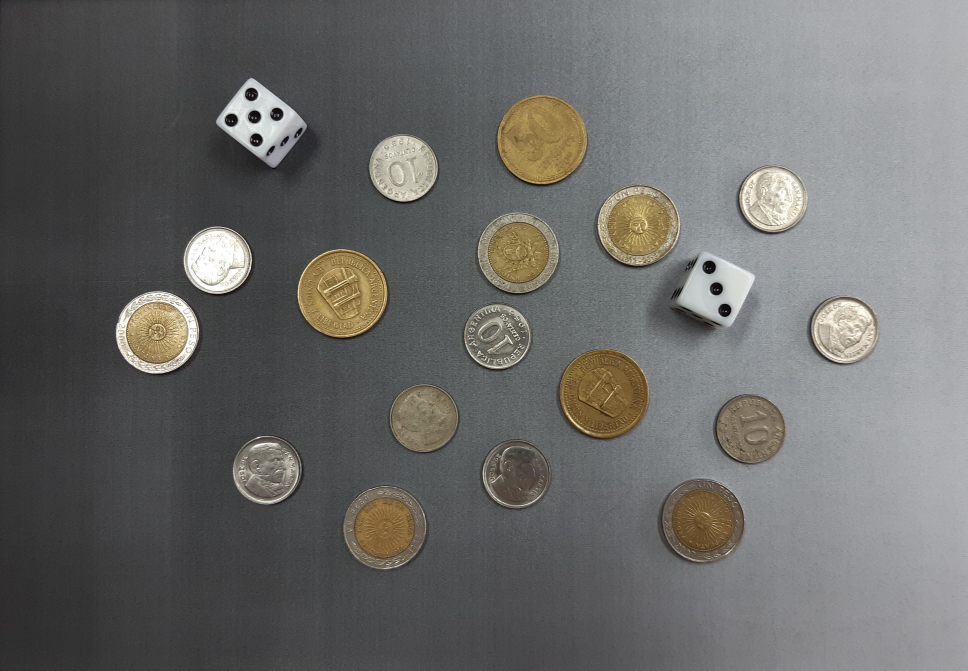
#> input picture archivos/monedas.jpg, 3871 x 2681 px (shown at 1/4 size)
$ python monedas_dados.py
#> lines starting #> are read from the running program, lines starting #| are printed output that depends on the picture; after the words box and inside, x2 and y2 are one past the last pixel; in counts of white or black regions, pixels touching at a corner belong together
import cv2
import matplotlib.pyplot as plt
import numpy as np

# Funciones auxiliares
def mostrar_imagen(img, titulo, cmap=None):
    """Muestra una imagen con título."""
    plt.figure(figsize=(8, 8))
    plt.imshow(img, cmap=cmap)
    plt.title(titulo)
    plt.axis("off")
    plt.show()

def mostrar_imagenes(imagenes, titulos, cmap=None):
    """Muestra varias imágenes en una misma fila."""
    n = len(imagenes)
    fig, axes = plt.subplots(1, n, figsize=(5 * n, 5))
    if n == 1:
        axes = [axes]
    for ax, img, titulo in zip(axes, imagenes, titulos):
        ax.imshow(img, cmap=cmap)
        ax.set_title(titulo)
        ax.axis("off")
    plt.tight_layout()
    plt.show()

# Cargar y preprocesar la imagen
def cargar_imagen(ruta):
#> called with ruta = 'archivos/monedas.jpg'
    imagen = cv2.imread(ruta)
#> imagen is the input picture: shape (2681, 3871, 3); mean B, G, R 105.5, 107.4, 107.5
    gris = cv2.cvtColor(imagen, cv2.COLOR_BGR2GRAY)
    desenfoque = cv2.GaussianBlur(gris, (5, 5), 0)
    bordes = cv2.Canny(desenfoque, 80, 180)
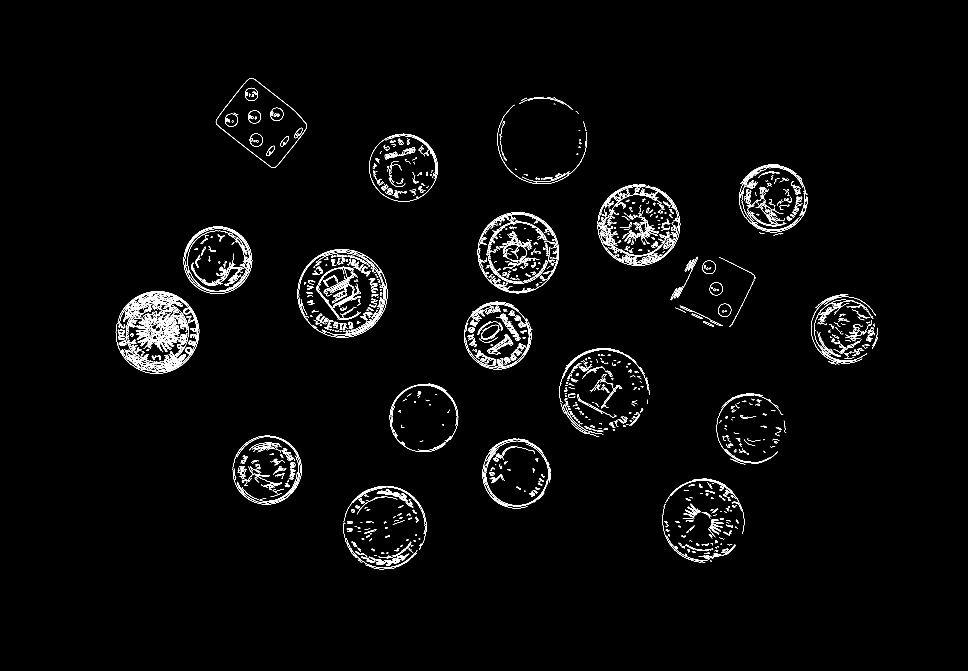
#> bordes: shape (2681, 3871) (shown at 1/4 size); 1.3% white in thin lines or dots, all inside (x1, y1, x2, y2) = (463, 312, 3512, 2278)
    bordes_dilatados = cv2.dilate(bordes, None, iterations=15)
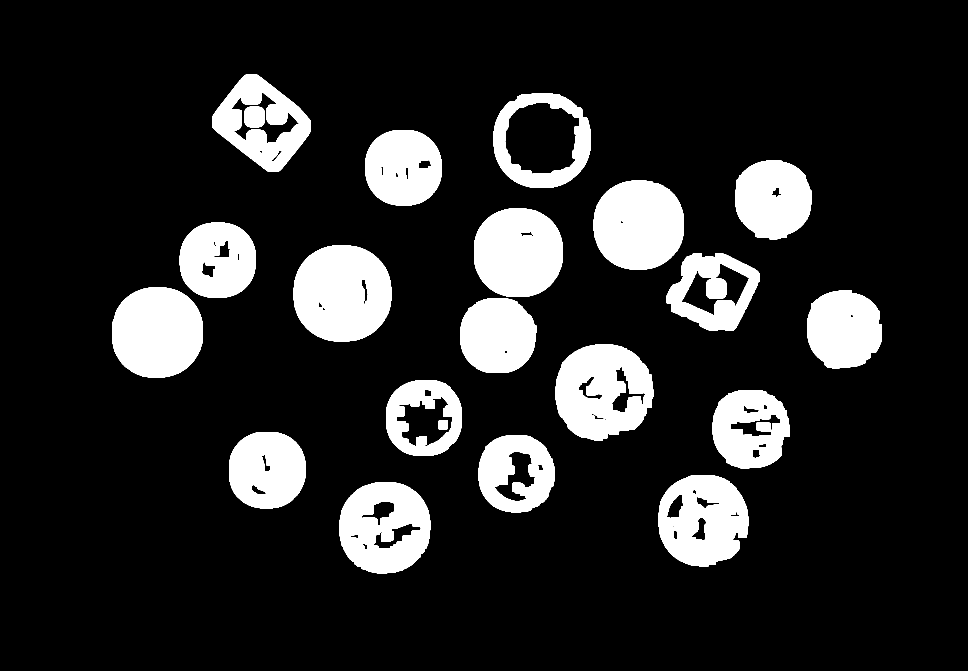
#> bordes_dilatados: shape (2681, 3871) (shown at 1/4 size); 14.9% white; 24 white regions
#> in mostrar_imagenes, `n = len(imagenes)`: n = 3
#> the loop in mostrar_imagenes, `for ax, img, titulo in zip(axes, imagenes, titulos):` made 3 passes
#> titulo on passes 1 to 3: 'Imagen Original', 'Escala de Grises', 'Bordes Detectados (Canny)'
#> in mostrar_imagenes, `plt.show()`:
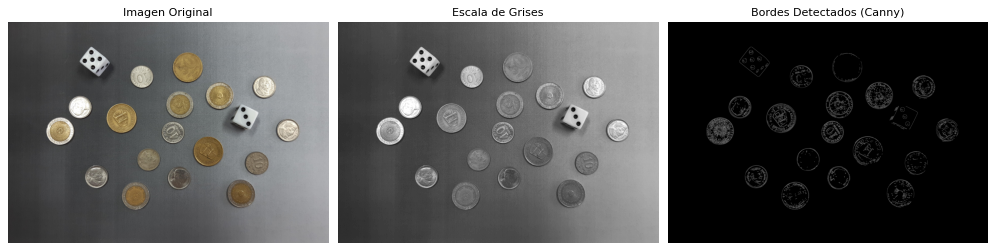
#> figure drawn by matplotlib, 3 panels
    return imagen, gris, bordes, bordes_dilatados

# Detectar contornos
def detectar_contornos(bordes_dilatados, imagen_original):
    contornos, _ = cv2.findContours(bordes_dilatados.copy(), cv2.RETR_EXTERNAL, cv2.CHAIN_APPROX_SIMPLE)
#> contornos = 19 contours; largest, box (x1, y1, x2, y2) and area: (1175, 981, 1565, 1366) 121734, (1975, 372, 2364, 751) 119785, (2223, 1378, 2613, 1762) 117386, (1357, 1929, 1721, 2293) 106795, (448, 1150, 812, 1510) 106165
    imagen_contornos = imagen_original.copy()
    cv2.drawContours(imagen_contornos, contornos, -1, (0, 255, 0), 2)
    return contornos, imagen_contornos

# Clasificar monedas y guardar índices de recortes descartados
def clasificar_monedas_y_descartar(contornos, bordes, imagen):
    recortes = []
    indices_descartados = []
    conteo_monedas = {"1 peso": 0, "50 centavos": 0, "10 centavos": 0}

    for i, contorno in enumerate(contornos):
        # Recortar el contorno
        x, y, w, h = cv2.boundingRect(contorno)
        recorte = bordes[y:y+h, x:x+w]
        recortes.append(recorte)

        # Detectar círculos (monedas)
        circles = cv2.HoughCircles(
            recorte,
            cv2.HOUGH_GRADIENT,
            dp=1.2,
            minDist=250,
            param1=100,
            param2=65,
            minRadius=30,
            maxRadius=recorte.shape[0] // 2
        )

        # Procesar círculos detectados
        if circles is not None:
            circles = np.round(circles[0, :]).astype("int")
            recorte_color = cv2.cvtColor(recorte, cv2.COLOR_GRAY2BGR)
            for (cx, cy, r) in circles:
                # Dibujar círculos en el recorte
                cv2.circle(recorte_color, (cx, cy), r, (0, 255, 0), 2)
                area = np.pi * r**2

                # Clasificar según el área
                if 65000 <= area <= 89000:
                    conteo_monedas["1 peso"] += 1
                elif area > 90000:
                    conteo_monedas["50 centavos"] += 1
                elif 50000 <= area <= 62000:
                    conteo_monedas["10 centavos"] += 1

            mostrar_imagen(cv2.cvtColor(recorte_color, cv2.COLOR_BGR2RGB), f"Recorte {i+1}: Círculo Detectado")
            print(f"Recorte {i+1}: Centro=({cx}, {cy}), Radio={r}, Área={area:.2f}")
        else:
            # Si no es moneda, se descarta para ser procesado como dado
            indices_descartados.append(i)
            print(f"Recorte {i+1}: No se detectaron círculos (posible dado).")

    # Imprimir el conteo final de monedas y calcular el valor total
    print("\nConteo Final de Monedas:")
    valor_total = 0  # Inicializar el valor total de las monedas
    for tipo, cantidad in conteo_monedas.items():
        valor = 0
        if tipo == "1 peso":
            valor = 1.0
        elif tipo == "50 centavos":
            valor = 0.5
        elif tipo == "10 centavos":
            valor = 0.1
        valor_total += cantidad * valor
        print(f"{tipo}: {cantidad}")

    print(f"\nLa suma total de las monedas es: ${valor_total:.2f} pesos")

    return recortes, conteo_monedas, indices_descartados


# Procesar dados (solo recortes descartados)
def procesar_dados(indices_descartados, recortes, kernel_apertura, kernel_cierre):
    resultados_dados = []
    for i in indices_descartados:
        recorte = recortes[i]
        recorte_morfo = cv2.morphologyEx(recorte, cv2.MORPH_OPEN, kernel_apertura)
        recorte_morfo = cv2.morphologyEx(recorte_morfo, cv2.MORPH_CLOSE, kernel_cierre)

        # Detectar puntos (caras de dados)
        circles = cv2.HoughCircles(
            recorte_morfo,
            cv2.HOUGH_GRADIENT,
            dp=1.2,
            minDist=80,
            param1=80,
            param2=30,
            minRadius=5,
            maxRadius=50
        )

        if circles is not None:
            circles = np.round(circles[0, :]).astype("int")
            recorte_color = cv2.cvtColor(recorte_morfo, cv2.COLOR_GRAY2BGR)
            for (x, y, r) in circles:
                cv2.circle(recorte_color, (x, y), r, (0, 255, 0), 2)
            resultados_dados.append((i, len(circles)))
            mostrar_imagen(cv2.cvtColor(recorte_color, cv2.COLOR_BGR2RGB), f"Dado {i+1}: {len(circles)} puntos")
            print(f"Dado {i+1}: La cara del dado tiene {len(circles)} puntos.")
        else:
            print(f"Dado {i+1}: No se detectaron puntos.")

    return resultados_dados

# --- Ejecución del Código ---
ruta_imagen = 'archivos/monedas.jpg'
imagen, gris, bordes, bordes_dilatados = cargar_imagen(ruta_imagen)

mostrar_imagenes(
    [cv2.cvtColor(imagen, cv2.COLOR_BGR2RGB), gris, bordes],
    ["Imagen Original", "Escala de Grises", "Bordes Detectados (Canny)"],
    cmap='gray'
)

contornos, imagen_contornos = detectar_contornos(bordes_dilatados, imagen)
mostrar_imagen(cv2.cvtColor(imagen_contornos, cv2.COLOR_BGR2RGB), "Contornos Detectados")
print(f"Total de objetos detectados: {len(contornos)}")
#| Total de objetos detectados: 19

recortes, conteo_monedas, indices_descartados = clasificar_monedas_y_descartar(contornos, bordes, imagen)
#> the loop in clasificar_monedas_y_descartar, `for i, contorno in enumerate(contornos):` made 19 passes
#> (x, y, w, h, circles) on passes 1, 2, 3, 4, 5, 6, 7, 8, 9, 10, 12, 13: (1357, 1929, 364, 364, [[181, 183, 164]]), (2633, 1900, 360, 365, [[179, 185, 163]]), (1915, 1740, 303, 309, [[151, 157, 136]]), (916, 1728, 306, 305, [[151, 145, 131]]), (2850, 1560, 310, 314, [[154, 151, 139]]), (1544, 1520, 304, 303, [[149, 151, 135]]), (2223, 1378, 390, 384, [[190, 188, 174]]), (1841, 1192, 304, 300, [[145, 151, 131]]), (3229, 1163, 298, 310, [[149, 154, 135]]), (448, 1150, 364, 360, [[202, 169, 144]]), (1175, 981, 390, 385, [[189, 193, 173]]), (719, 891, 305, 300, [[148, 145, 130]])
#> (x, y, w, h) on passes 11, 19: (2667, 1012, 371, 311), (848, 297, 395, 390)
#| Recorte 1: Centro=(181, 183), Radio=164, Área=84496.28
#| Recorte 2: Centro=(179, 185), Radio=163, Área=83468.98
#| Recorte 3: Centro=(151, 157), Radio=136, Área=58106.90
#| Recorte 4: Centro=(151, 145), Radio=131, Área=53912.87
#| Recorte 5: Centro=(154, 151), Radio=139, Área=60698.71
#| Recorte 6: Centro=(149, 151), Radio=135, Área=57255.53
#| Recorte 7: Centro=(190, 188), Radio=174, Área=95114.86
#| Recorte 8: Centro=(145, 151), Radio=131, Área=53912.87
#> (further printed lines are left out)
#> pass 1, in clasificar_monedas_y_descartar, `recorte = bordes[y:y+h, x:x+w]`:
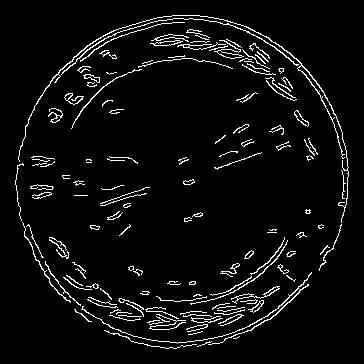
#> recorte: shape (364, 364); 5% white in thin lines or dots, all inside (x1, y1, x2, y2) = (15, 15, 349, 349)
#> after the loop in clasificar_monedas_y_descartar, `for i, contorno in enumerate(contornos):`: recorte: shape (390, 395); 2.2% white in thin lines or dots, all inside (x1, y1, x2, y2) = (15, 15, 380, 375)
#> after the loop in clasificar_monedas_y_descartar, `for i, contorno in enumerate(contornos):`:
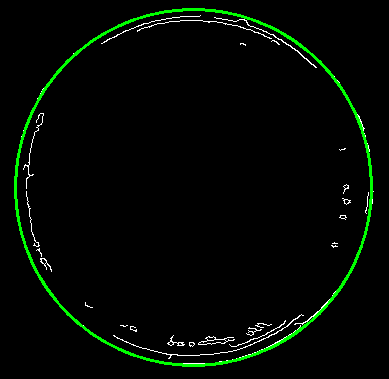
#> recorte_color: shape (379, 389, 3); mean B, G, R 2.6, 8.4, 2.6
#> after the loop in clasificar_monedas_y_descartar, `for i, contorno in enumerate(contornos):`: conteo_monedas = {'1 peso': 5, '50 centavos': 3, '10 centavos': 9}; indices_descartados = [10, 18]; recortes = 19 items
#> the loop in clasificar_monedas_y_descartar, `for tipo, cantidad in conteo_monedas.items():` made 3 passes
#> (tipo, cantidad, valor, valor_total) on passes 1 to 3: ('1 peso', 5, 1, 5), ('50 centavos', 3, 0.5, 6.5), ('10 centavos', 9, 0.1, 7.4)
#| 1 peso: 5
#| 50 centavos: 3
#| 10 centavos: 9
#> after the loop in clasificar_monedas_y_descartar, `for tipo, cantidad in conteo_monedas.items():`: valor_total = 7.4
#| La suma total de las monedas es: $7.40 pesos
#> recortes = 19 items; conteo_monedas = {'1 peso': 5, '50 centavos': 3, '10 centavos': 9}; indices_descartados = [10, 18]

kernel_apertura = cv2.getStructuringElement(cv2.MORPH_ELLIPSE, (1, 1))
#> kernel_apertura = [1]
kernel_cierre = cv2.getStructuringElement(cv2.MORPH_ELLIPSE, (6, 6))
#> kernel_cierre = [[0, 0, 0, 1, 0, 0], [0, 1, 1, 1, 1, 1], [1, 1, 1, 1, 1, 1], [1, 1, 1, 1, 1, 1], [1, 1, 1, 1, 1, 1], [0, 1, 1, 1, 1, 1]]
resultados_dados = procesar_dados(indices_descartados, recortes, kernel_apertura, kernel_cierre)
#> the loop in procesar_dados, `for i in indices_descartados:` made 2 passes
#> (i, circles) on pass 1: (10, [[199, 142, 26], [232, 227, 26], [169, 55, 25]])
#> i on pass 2: 18
#| Dado 11: La cara del dado tiene 3 puntos.
#| Dado 19: La cara del dado tiene 5 puntos.
#> pass 1, in procesar_dados, `recorte_morfo = cv2.morphologyEx(recorte_morfo, cv2.MORPH_CLOSE, kerne..`:
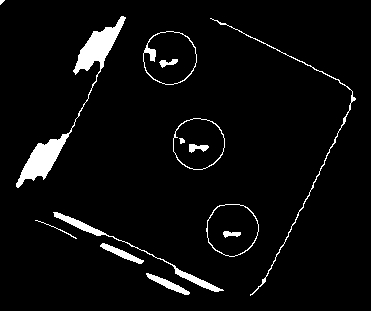
#> recorte_morfo: shape (311, 371); 4.5% white; 14 white regions (1 under 20 px), largest, box (x1, y1, x2, y2) and area: (16, 16, 126, 188) 2363, (53, 212, 224, 292) 729, (210, 18, 356, 296) 536
#> pass 2, in mostrar_imagen (call 20), `plt.show()`:
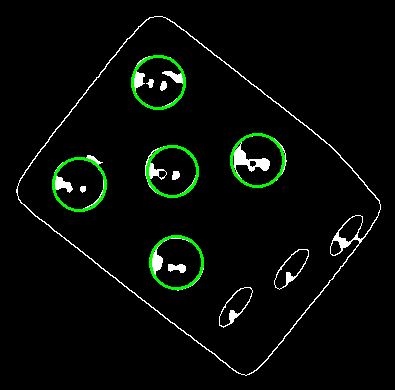
#> shown: shape (390, 395, 3); mean R, G, B 6.4, 10.4, 6.4
#> after the loop in procesar_dados, `for i in indices_descartados:`: resultados_dados = [(10, 3), (18, 5)]
#> resultados_dados = [(10, 3), (18, 5)]
